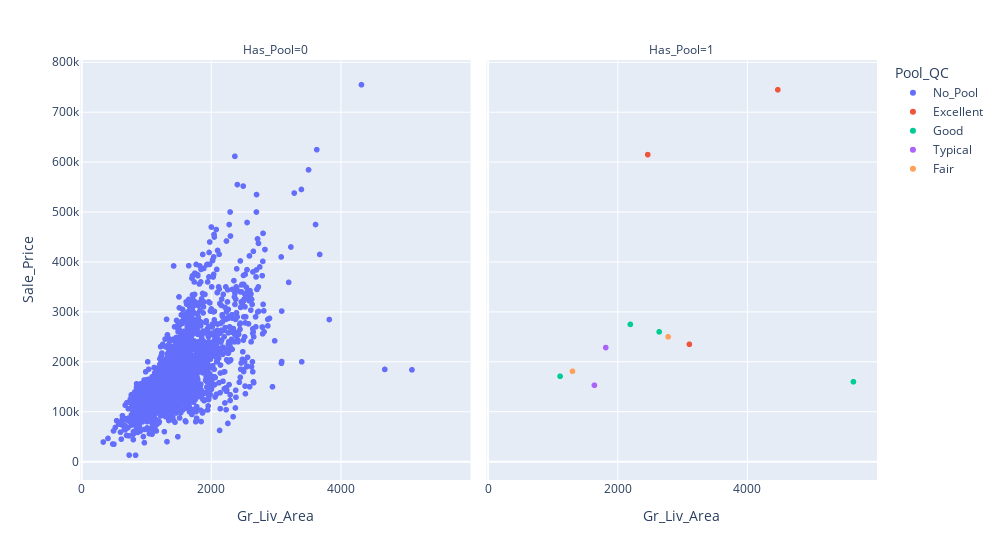

The cell this chart's notebook holds for it:
### Code cell
fig=px.scatter(X_train, x="Gr_Liv_Area", y="Sale_Price", color="Pool_QC",width=1000,facet_col="Has_Pool")
fig.show()

### Figure 1 — Plotly figure (JSON) as saved in the notebook; plotly's stock layout.template omitted (floating-point values rounded to 4 significant figures; data arrays with more than 128 entries replaced by an {"elided": "..."} marker saying what was removed)
{"data": [{"hovertemplate": "Pool_QC=No_Pool<br>Has_Pool=0<br>Gr_Liv_Area=%{x}<br>Sale_Price=%{y}<extra></extra>", "legendgroup": "No_Pool", "marker": {"color": "#636efa", "symbol": "circle"}, "mode": "markers", "name": "No_Pool", "showlegend": true, "type": "scattergl", "x": {"elided": "2186 int values"}, "xaxis": "x", "y": {"elided": "2186 int values"}, "yaxis": "y"}, {"hovertemplate": "Pool_QC=Excellent<br>Has_Pool=1<br>Gr_Liv_Area=%{x}<br>Sale_Price=%{y}<extra></extra>", "legendgroup": "Excellent", "marker": {"color": "#EF553B", "symbol": "circle"}, "mode": "markers", "name": "Excellent", "showlegend": true, "type": "scattergl", "x": [2470, 3112, 4476], "xaxis": "x2", "y": [615000, 235000, 745000], "yaxis": "y2"}, {"hovertemplate": "Pool_QC=Good<br>Has_Pool=1<br>Gr_Liv_Area=%{x}<br>Sale_Price=%{y}<extra></extra>", "legendgroup": "Good", "marker": {"color": "#00cc96", "symbol": "circle"}, "mode": "markers", "name": "Good", "showlegend": true, "type": "scattergl", "x": [5642, 2646, 1118, 2201], "xaxis": "x2", "y": [160000, 260000, 171000, 274970], "yaxis": "y2"}, {"hovertemplate": "Pool_QC=Typical<br>Has_Pool=1<br>Gr_Liv_Area=%{x}<br>Sale_Price=%{y}<extra></extra>", "legendgroup": "Typical", "marker": {"color": "#ab63fa", "symbol": "circle"}, "mode": "markers", "name": "Typical", "showlegend": true, "type": "scattergl", "x": [1647, 1822], "xaxis": "x2", "y": [153000, 228500], "yaxis": "y2"}, {"hovertemplate": "Pool_QC=Fair<br>Has_Pool=1<br>Gr_Liv_Area=%{x}<br>Sale_Price=%{y}<extra></extra>", "legendgroup": "Fair", "marker": {"color": "#FFA15A", "symbol": "circle"}, "mode": "markers", "name": "Fair", "showlegend": true, "type": "scattergl", "x": [2784, 1309], "xaxis": "x2", "y": [250000, 181000], "yaxis": "y2"}], "layout": {"annotations": [{"font": {}, "showarrow": false, "text": "Has_Pool=0", "x": 0.245, "xanchor": "center", "xref": "paper", "y": 1, "yanchor": "bottom", "yref": "paper"}, {"font": {}, "showarrow": false, "text": "Has_Pool=1", "x": 0.755, "xanchor": "center", "xref": "paper", "y": 1, "yanchor": "bottom", "yref": "paper"}], "legend": {"title": {"text": "Pool_QC"}, "tracegroupgap": 0}, "margin": {"t": 60}, "width": 1000, "xaxis": {"anchor": "y", "domain": [0, 0.49], "title": {"text": "Gr_Liv_Area"}}, "xaxis2": {"anchor": "y2", "domain": [0.51, 1], "matches": "x", "title": {"text": "Gr_Liv_Area"}}, "yaxis": {"anchor": "x", "domain": [0, 1], "title": {"text": "Sale_Price"}}, "yaxis2": {"anchor": "x2", "domain": [0, 1], "matches": "y", "showticklabels": false}}}
